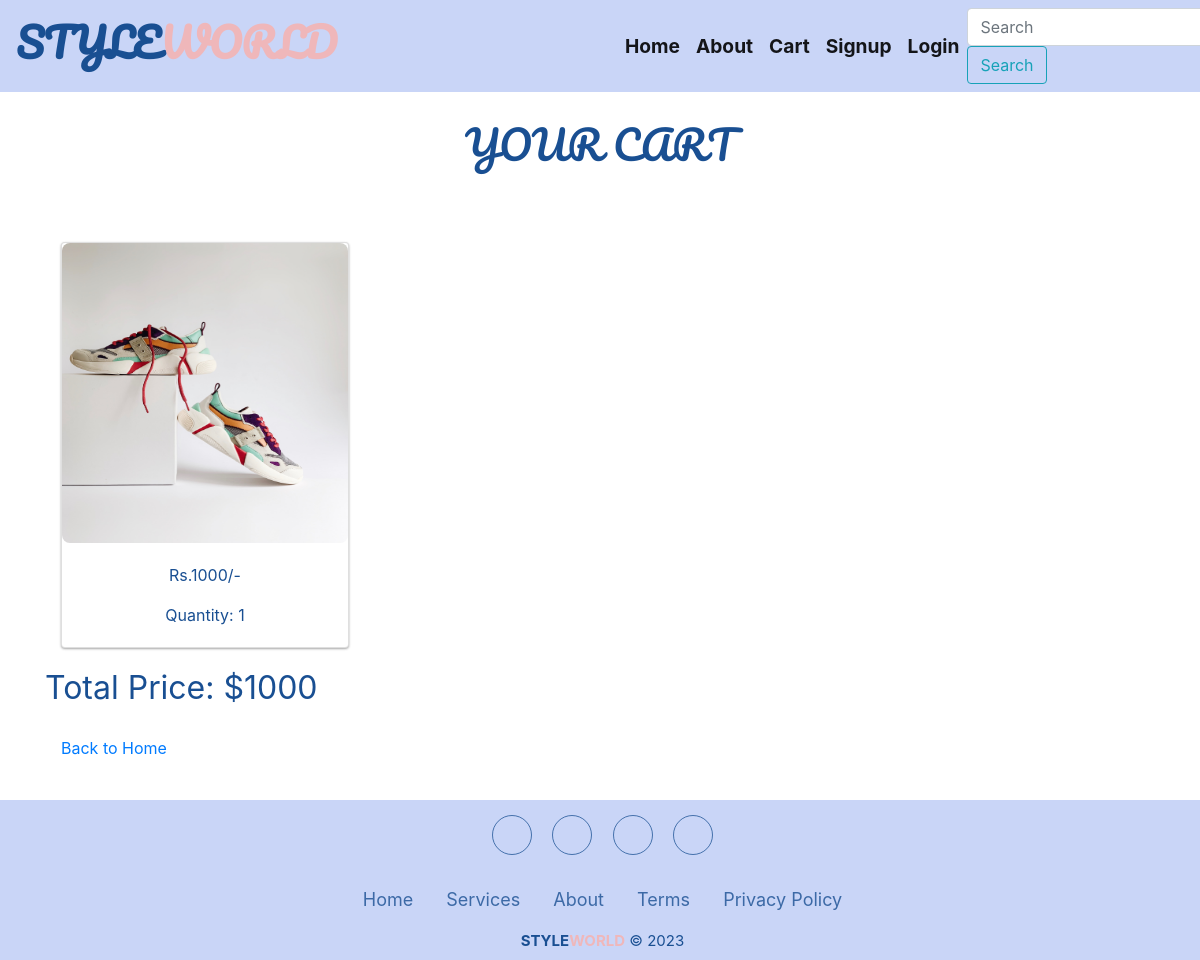
Page /cart/ on the committed database.
### shopapp/models.py (models this page shows, shortened)
class CartItem(models.Model):
    cart = models.ForeignKey(Cart, on_delete=models.CASCADE)
    product = models.ForeignKey(Products, on_delete=models.CASCADE)
    quantity = models.PositiveIntegerField(default=1)

class Products(models.Model):
    pro_name= models.CharField(max_length=255)
    pro_price= models.IntegerField()
    pro_image = models.ImageField(upload_to='proimages' ,null=True, blank=True)
    description=models.CharField(max_length=225)
    category=models.ForeignKey(category,on_delete=models.CASCADE)

### shopapp/views.py (the view)
# urls.py: path('cart/',views.cart, name='cart'),
def cart(request):
    cart, created = Cart.objects.get_or_create()
    cart_items = CartItem.objects.filter(cart=cart)
    total_price = sum(item.product.pro_price * item.quantity for item in cart_items)
    return render(request, 'cart.html', {'cart_items': cart_items, 'total_price': total_price})

### templates/cart.html (shortened to what this page needs)
{% extends 'base.html' %}
{% load static %}
{% block content %}
<h1 class="text-center card-h cartt">Your Cart</h1>
<div class="container">
{% for item in cart_items.all %}
<div class="card text-center mx-3 my-3" style="width: 18rem;display:inline-block">
    <img src="{{ item.product.pro_image.url }}" class="card-img-top" width="100" height="300" alt="...">
    <div class="card-body">
      <p class="card-text">Rs.{{item.product.pro_price}}/-</p>
      <p class="card-text">Quantity: {{ item.quantity }} </p>
    </div>
</div>
{% endfor %}
<p class="total">Total Price: ${{ total_price }}</p>
<a class="nav-link " href="{% url 'home' %}">Back to Home</a>
<br><br><br><br><br><br><br><br>
</div>
{% endblock %}

### static/css/style.css (style rules this page uses)
h1 { color: #194F92; text-transform: uppercase; font-family: 'Fasthand', cursive; font-family: 'Pacifico', cursive; }
.card-h { color: #194F92; text-transform: uppercase; font-family: 'Fasthand', cursive; font-family: 'Pacifico', cursive; padding-bottom: 20px; padding-top: 20px; }
.card-h { animation: bouncing 0.6s ease infinite alternate; }
.card-text { color:#194F92; }
.card { box-shadow: 0 1px 3px rgba(0,0,0,0.12), 0 1px 2px rgba(0,0,0,0.24); }
.card img { border-radius: .5rem; transition: .3s ease; }
.cartt { padding-top: 120px; padding-bottom: 50px; }
.total { color: #194F92; font-size: 2rem; text-transform: capitalize; }

### rows in the picture
CartItem: product.pro_image (picture), product.pro_price "1000", quantity "1"

### other values in the picture
{{ total_price }} "1000"
